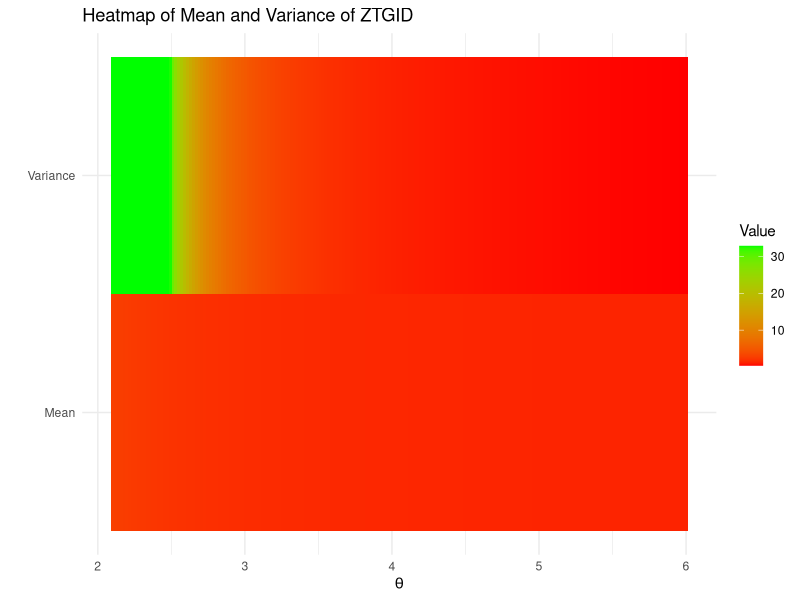

Recreate this plot in R.
library(ggplot2)
library(reshape2)

# Mean function
mu_zgid <- function(theta){
  (theta^3/(theta^3 + 2)) * ( theta/(theta - 1) + 2/(theta - 1)^3 )
}

# Variance function
var_ztgid <- function(theta){
  
  term1 <- (2*theta^3/(theta^3+2)) * ( 2/(theta-2)^3 + theta/(theta-2) )
  
  term2 <- (theta^3/(theta^3+2)) * ( 2/(theta-1)^3 + theta/(theta-1) )
  
  term3 <- (theta^6/(theta^3+2)^2) * ( theta/(theta-1) + 2/(theta-1)^3 )^2
  
  term1 - term2 - term3
}

# theta values
theta <- seq(2.1,6,length=200)

# compute mean and variance
mu <- mu_zgid(theta)
variance <- var_ztgid(theta)

# create dataframe
df <- data.frame(
  theta = theta,
  Mean = mu,
  Variance = variance
)

# reshape
df_long <- melt(df, id.vars="theta")

# extreme values
cap <- quantile(df_long$value, 0.95, na.rm=TRUE)
df_long$value_cap <- pmin(df_long$value, cap)

# heatmap
ggplot(df_long, aes(x = theta, y = variable, fill = value_cap)) +
  geom_tile() +
  scale_fill_gradient(low = "red", high = "green") +
  labs(x = expression(theta),
       y = "",
       fill = "Value",
       title = "Heatmap of Mean and Variance of ZTGID") +
  theme_minimal()
